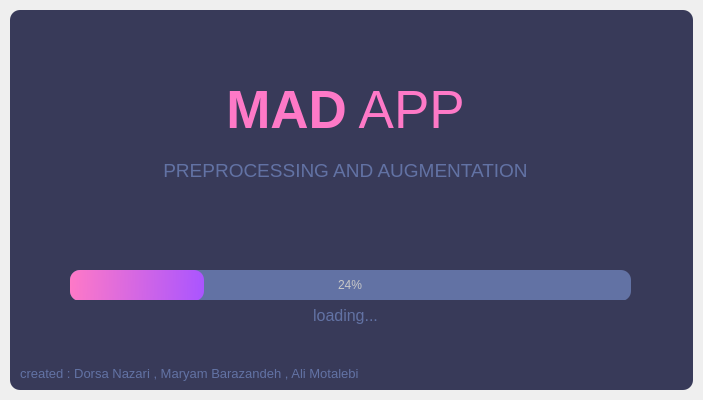
<?xml version="1.0" encoding="UTF-8"?>
<ui version="4.0">
 <class>SplashScreen</class>
 <widget class="QMainWindow" name="SplashScreen">
  <property name="geometry">
   <rect>
    <x>0</x>
    <y>0</y>
    <width>703</width>
    <height>400</height>
   </rect>
  </property>
  <property name="windowTitle">
   <string>MainWindow</string>
  </property>
  <widget class="QWidget" name="centralwidget">
   <layout class="QVBoxLayout" name="verticalLayout">
    <property name="spacing">
     <number>0</number>
    </property>
    <property name="leftMargin">
     <number>10</number>
    </property>
    <property name="topMargin">
     <number>10</number>
    </property>
    <property name="rightMargin">
     <number>10</number>
    </property>
    <property name="bottomMargin">
     <number>10</number>
    </property>
    <item>
     <widget class="QFrame" name="dropShadowFrame">
      <property name="styleSheet">
       <string notr="true">QFrame {
	background-color: rgb(56,58,89);
	color:rgb(220,220,220);
	border-radius : 10px;
}</string>
      </property>
      <property name="frameShape">
       <enum>QFrame::StyledPanel</enum>
      </property>
      <property name="frameShadow">
       <enum>QFrame::Raised</enum>
      </property>
      <widget class="QLabel" name="label_title">
       <property name="geometry">
        <rect>
         <x>0</x>
         <y>60</y>
         <width>671</width>
         <height>81</height>
        </rect>
       </property>
       <property name="font">
        <font>
         <family>Segoe UI</family>
         <pointsize>40</pointsize>
        </font>
       </property>
       <property name="styleSheet">
        <string notr="true">color:rgb(254,121,199);</string>
       </property>
       <property name="text">
        <string>&lt;strong&gt;MAD&lt;/strong&gt; APP</string>
       </property>
       <property name="alignment">
        <set>Qt::AlignCenter</set>
       </property>
      </widget>
      <widget class="QLabel" name="label_description">
       <property name="geometry">
        <rect>
         <x>0</x>
         <y>140</y>
         <width>671</width>
         <height>41</height>
        </rect>
       </property>
       <property name="font">
        <font>
         <family>Segoe UI</family>
         <pointsize>14</pointsize>
        </font>
       </property>
       <property name="styleSheet">
        <string notr="true">color:rgb(98,114,164);</string>
       </property>
       <property name="text">
        <string>PREPROCESSING AND AUGMENTATION</string>
       </property>
       <property name="alignment">
        <set>Qt::AlignCenter</set>
       </property>
      </widget>
      <widget class="QProgressBar" name="progressBar">
       <property name="geometry">
        <rect>
         <x>60</x>
         <y>260</y>
         <width>561</width>
         <height>31</height>
        </rect>
       </property>
       <property name="styleSheet">
        <string notr="true">QProgressBar {
	background-color:rgb(98,114,164);
	color:rgb(200,200,200);
	border-style:none; 
	border-radius:10px;
}
QProgressBar::chunk {
	border-radius:10px;
	background-color: qlineargradient(spread:pad, x1:0, y1:0.5, x2:1, y2:0.506, stop:0 rgba(254, 121, 199, 255), stop:1 rgba(170, 85, 255, 255));
}</string>
       </property>
       <property name="value">
        <number>24</number>
       </property>
       <property name="alignment">
        <set>Qt::AlignCenter</set>
       </property>
      </widget>
      <widget class="QLabel" name="label_loading">
       <property name="geometry">
        <rect>
         <x>0</x>
         <y>290</y>
         <width>671</width>
         <height>31</height>
        </rect>
       </property>
       <property name="font">
        <font>
         <family>Segoe UI</family>
         <pointsize>12</pointsize>
        </font>
       </property>
       <property name="styleSheet">
        <string notr="true">color:rgb(98,114,164);</string>
       </property>
       <property name="text">
        <string>loading...</string>
       </property>
       <property name="alignment">
        <set>Qt::AlignCenter</set>
       </property>
      </widget>
      <widget class="QLabel" name="label_credits">
       <property name="geometry">
        <rect>
         <x>10</x>
         <y>350</y>
         <width>671</width>
         <height>21</height>
        </rect>
       </property>
       <property name="font">
        <font>
         <family>Segoe UI</family>
         <pointsize>10</pointsize>
        </font>
       </property>
       <property name="styleSheet">
        <string notr="true">color:rgb(98,114,164);</string>
       </property>
       <property name="text">
        <string>created : Dorsa Nazari , Maryam Barazandeh , Ali Motalebi</string>
       </property>
       <property name="alignment">
        <set>Qt::AlignBottom|Qt::AlignLeading|Qt::AlignLeft</set>
       </property>
      </widget>
     </widget>
    </item>
   </layout>
  </widget>
 </widget>
 <resources/>
 <connections/>
</ui>
